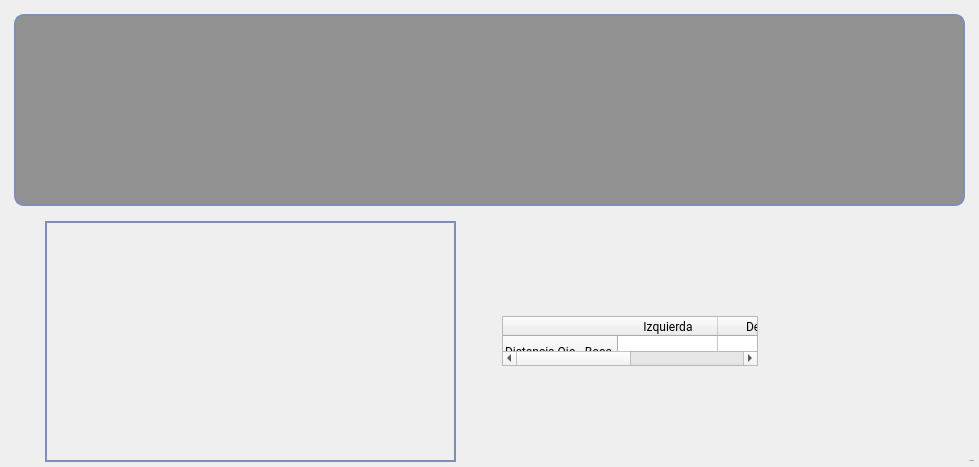
     <widget class="QWidget" name="DistOjoBoca">
      <attribute name="title">
       <string>Dist. Ojo-Boca</string>
      </attribute>
      <layout class="QVBoxLayout" name="verticalLayout_10">
       <property name="leftMargin">
        <number>5</number>
       </property>
       <property name="topMargin">
        <number>5</number>
       </property>
       <property name="rightMargin">
        <number>5</number>
       </property>
       <property name="bottomMargin">
        <number>5</number>
       </property>
       <item>
        <widget class="QWidget" name="widget_2" native="true">
         <property name="styleSheet">
          <string notr="true">QFrame{
border: 2px solid rgb(127, 141, 186);
border-radius: 10px;
background:rgba(0, 0, 0, 100) ;
}
</string>
         </property>
         <layout class="QHBoxLayout" name="horizontalLayout_9">
          <property name="spacing">
           <number>0</number>
          </property>
          <property name="leftMargin">
           <number>9</number>
          </property>
          <property name="topMargin">
           <number>9</number>
          </property>
          <property name="rightMargin">
           <number>9</number>
          </property>
          <property name="bottomMargin">
           <number>9</number>
          </property>
          <item>
           <widget class="QChartView" name="DistOjoBocaGraph">
            <property name="font">
             <font>
              <family>Roboto</family>
             </font>
            </property>
            <property name="styleSheet">
             <string notr="true"/>
            </property>
           </widget>
          </item>
         </layout>
        </widget>
       </item>
       <item>
        <layout class="QHBoxLayout" name="horizontalLayout">
         <item>
          <spacer name="horizontalSpacer_5">
           <property name="orientation">
            <enum>Qt::Horizontal</enum>
           </property>
           <property name="sizeHint" stdset="0">
            <size>
             <width>40</width>
             <height>20</height>
            </size>
           </property>
          </spacer>
         </item>
         <item>
          <widget class="QLabel" name="img_label_2">
           <property name="minimumSize">
            <size>
             <width>411</width>
             <height>241</height>
            </size>
           </property>
           <property name="maximumSize">
            <size>
             <width>411</width>
             <height>241</height>
            </size>
           </property>
           <property name="styleSheet">
            <string notr="true">border: 2px solid rgb(127, 141, 186);
border-radius: 0px;</string>
           </property>
           <property name="text">
            <string/>
           </property>
           <property name="alignment">
            <set>Qt::AlignCenter</set>
           </property>
          </widget>
         </item>
         <item>
          <spacer name="horizontalSpacer_4">
           <property name="orientation">
            <enum>Qt::Horizontal</enum>
           </property>
           <property name="sizeHint" stdset="0">
            <size>
             <width>40</width>
             <height>20</height>
            </size>
           </property>
          </spacer>
         </item>
         <item>
          <layout class="QVBoxLayout" name="verticalLayout_12">
           <item>
            <widget class="QTableWidget" name="tablaOjoBoca">
             <property name="sizePolicy">
              <sizepolicy hsizetype="Expanding" vsizetype="Minimum">
               <horstretch>0</horstretch>
               <verstretch>0</verstretch>
              </sizepolicy>
             </property>
             <property name="maximumSize">
              <size>
               <width>16777215</width>
               <height>50</height>
              </size>
             </property>
             <property name="font">
              <font>
               <family>Roboto</family>
              </font>
             </property>
             <property name="styleSheet">
              <string notr="true"/>
             </property>
             <row>
              <property name="text">
               <string>Distancia Ojo - Boca</string>
              </property>
              <property name="font">
               <font>
                <family>Roboto</family>
               </font>
              </property>
             </row>
             <column>
              <property name="text">
               <string>Izquierda</string>
              </property>
              <property name="font">
               <font>
                <family>Roboto</family>
               </font>
              </property>
             </column>
             <column>
              <property name="text">
               <string>Derecha</string>
              </property>
              <property name="font">
               <font>
                <family>Roboto</family>
               </font>
              </property>
             </column>
            </widget>
           </item>
          </layout>
         </item>
         <item>
          <spacer name="horizontalSpacer_11">
           <property name="orientation">
            <enum>Qt::Horizontal</enum>
           </property>
           <property name="sizeHint" stdset="0">
            <size>
             <width>40</width>
             <height>20</height>
            </size>
           </property>
          </spacer>
         </item>
         <item>
          <layout class="QVBoxLayout" name="verticalLayout_28">
           <item>
            <spacer name="verticalSpacer_14">
             <property name="orientation">
              <enum>Qt::Vertical</enum>
             </property>
             <property name="sizeType">
              <enum>QSizePolicy::Minimum</enum>
             </property>
             <property name="sizeHint" stdset="0">
              <size>
               <width>20</width>
               <height>0</height>
              </size>
             </property>
            </spacer>
           </item>
           <item>
            <widget class="QLabel" name="nro_frame_dist_ojoboca">
             <property name="minimumSize">
              <size>
               <width>170</width>
               <height>0</height>
              </size>
             </property>
             <property name="font">
              <font>
               <family>Open Sans</family>
               <pointsize>-1</pointsize>
               <weight>50</weight>
               <italic>false</italic>
               <bold>false</bold>
              </font>
             </property>
             <property name="text">
              <string>TextLabel</string>
             </property>
             <property name="alignment">
              <set>Qt::AlignBottom|Qt::AlignRight|Qt::AlignTrailing</set>
             </property>
            </widget>
           </item>
          </layout>
         </item>
        </layout>
       </item>
      </layout>
     </widget>
